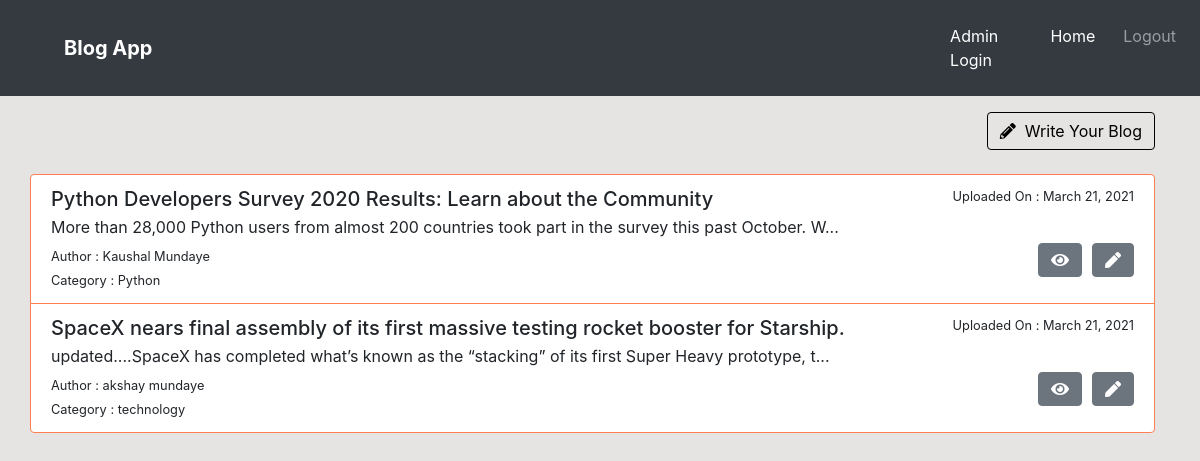
The app's page /home (signed in) with its own data.
### blog_app/models.py (models this page shows, shortened)
class Blog(models.Model):
    title = models.CharField(max_length=100, null=True, blank=True)
    text = models.CharField(max_length=200, null=True, blank=True)
    uploaded_on = models.DateField(default=timezone.now, blank=True)
    uploaded_by = models.ForeignKey(User, on_delete=models.CASCADE, null=True, blank=True)
    edited_by = models.CharField(max_length=50, null=True, blank=True)
    edited_on = models.DateField(null=True, blank=True)
    category = models.ForeignKey(Category, on_delete=models.CASCADE, null=True, blank=True)

class Category(models.Model):
    category = models.CharField(max_length=50, null=True, blank=True)
    def __str__(self):
        return self.category

### blog_app/views.py (the view)
# urls.py: path('home', views.blog_home, name='home'),
def blog_home(request):
    if not request.user.is_authenticated or request.user.is_staff:
        return redirect('login')
    blogs = Blog.objects.all().order_by('uploaded_on')
    blogs = blogs[::-1]
    count = 0
    for i in blogs:
        count += 1
    category = Category.objects.all()
    return render(request, 'home.html', {'blogs': blogs, 'categories': category, 'count': count})

### blog_app/templates/home.html (shortened to what this page needs)
{% extends 'base.html' %}
{% block content %}
      <div class="container pl-0 text-right">
        <button type="button" style="color: black; border-color: black;" class="btn btn-outline-warning mt-3" data-toggle="modal" data-target="#modalForm"><i class="fas fa-pencil-alt"></i>&nbsp;&nbsp;Write Your Blog</button>
      </div>
        <div class="list-group container mt-4 mb-5" style="margin-top: 0px;">
          {% if count == 0 %}
          <div class="text-center">
            <h6>No Blogs Posted. Post your blog on clicking "Write Your Blog" button & Be the first one to post a blog.</h6>
          </div>
          {% else %}
          {% for blog in blogs %}
          <a  class="list-group-item list-group-item-action flex-column align-items-start" style="border: 1px solid #FF7F50;">
            <div class="d-flex w-100 justify-content-between">
              <h5 class="mb-1" id="title{{forloop.counter}}">{{blog.title}}</h5>
              <small>Uploaded On : {{blog.uploaded_on}}</small>
            </div>
            <p class="mb-1">{{blog.text|slice:":100"}}...</p>
            <button class="btn btn-secondary pt-1 pb-1 edit_btn" onclick="getID(this)" id="edit_btn{{forloop.counter}}" value="{{blog.id}}" data-toggle="modal" data-target="#modalForm1"><i class="fas fa-pen"></i></button>
            <button class="btn btn-secondary pt-1 pb-1 view_btn" onclick="location.href='{% url 'blog_detail' blog.id %}'" id="view_btn{{forloop.counter}}" value="{{blog.id}}"><i class="fas fa-eye"></i></button>
            <small>Author&nbsp;:&nbsp;{{blog.uploaded_by.first_name}}</small><br>
            <small>Category&nbsp;:</small><small id="category{{forloop.counter}}">&nbsp;{{blog.category}}</small>
          </a>
          {% endfor %}
          {% endif %}
        </div>
{% endblock %}

### blog_app/templates/base.html (shortened to what this page needs)
<!doctype html>
<html lang="en">
  <head>
    <link rel="stylesheet" href="https://stackpath.bootstrapcdn.com/bootstrap/4.1.3/css/bootstrap.min.css">
    <link rel="stylesheet" href="https://cdnjs.cloudflare.com/ajax/libs/font-awesome/5.15.3/css/all.min.css" />
  </head>
  <body style="background: #E5E4E2">
        <nav class="navbar navbar-expand-lg navbar-dark bg-dark pt-3 pb-3 sticky-top">
          <a class="navbar-brand font-weight-bold pl-5" href="{% url 'navigation' %}">Blog App</a>
          <div class="collapse navbar-collapse" id="navbarNavAltMarkup">
            <div class="navbar-nav" style="margin-left: 75%;">
               <a class="nav-item nav-link active" style="padding-left: 20px;" href="{% url 'navigation' %}">Admin Login <span class="sr-only">(current)</span></a>
              {% if request.user.is_authenticated %}
              <a class="nav-item nav-link active" style="padding-left: 20px;" href="{% url 'home' %}">Home <span class="sr-only">(current)</span></a>
              <a class="nav-item nav-link" style="padding-left: 20px;" href="{% url 'logout' %}">Logout</a>
              {% else %}
              <a class="nav-item nav-link" style="padding-left: 20px;" href="{% url 'login' %}">Login</a>
              <a class="nav-item nav-link" style="padding-left: 20px;" href="{% url 'register' %}">Register</a>
              {% endif %}
            </div>
          </div>
        </nav>
  {% block content %}
  {% endblock %}
  </body>
</html>

### blog_app/templates/base.html (style rules this page uses)
.edit_btn { float: right; }
.view_btn { float: right; margin-right: 10px; }

### records on screen
Blog: title "Python Developers Survey 2020 Results: Learn about the Community", uploaded_on "March 21, 2021", text "More than 28,000 Python users from almost 200 countries took part in the survey this past October. W", {{ blog.id }} 2 (drawn), uploaded_by.first_name "Kaushal Mundaye", category "Python"
Blog: title "SpaceX nears final assembly of its first massive testing rocket booster for Starship.", uploaded_on "March 21, 2021", text "updated....SpaceX has completed what’s known as the “stacking” of its first Super Heavy prototype, t", {{ blog.id }} 1 (drawn), uploaded_by.first_name "akshay mundaye", category "technology"
